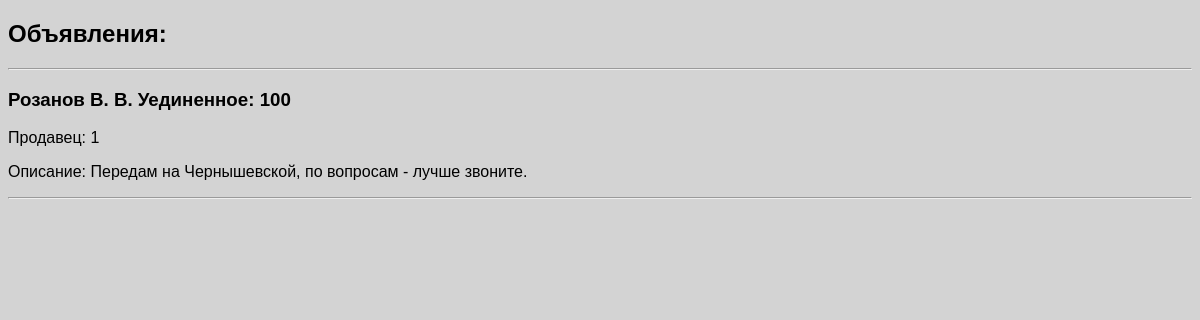
/ads/ad/http/5/, run on the app's committed database.
### ads/models.py (models this page shows, shortened)
class Ad(models.Model):
    name = models.CharField(max_length=100, verbose_name="Объявление")
    author = models.CharField(max_length=100, verbose_name="Автор")
    price = models.IntegerField(verbose_name="Цена")
    description = models.CharField(max_length=1000, verbose_name="Описание", null=True, blank=True)
    address = models.CharField(max_length=120, verbose_name="Адрес")
    is_published = models.BooleanField(default=False, verbose_name="Опубликован или нет")
    category = models.ForeignKey('Cat', on_delete=models.PROTECT, verbose_name="Категория")
    class Meta:
        verbose_name_plural = "Объявления"
        verbose_name = "Объявление"

### ads/views.py (the view)
# urls.py: path("ad/http/<int:pk>/", views.AdHTTPDetailView.as_view(), name="ad_http_detail"),
class AdHTTPDetailView(DetailView):
    model = Ad

### ads/templates/ads/ad_detail.html (shortened to what this page needs)
{% load static %}
<!DOCTYPE html>
<html lang="en">
<head>
    <link rel="stylesheet" href="{% static 'style.css' %}">
</head>
<body>
    <h2>Объявления:</h2><hr>
    <div>
        <h3>{{ ad.name }}: {{ ad.price }}</h3>
        <p>Продавец: {{ ad.author }}</p>
        <p>Описание: {{ ad.description }}</p><hr>
    </div>
</body>
</html>

### ads/static/style.css (style rules this page uses)
body { font-family: sans-serif; background-color: lightgrey; }

### data on the page
Ad: name "Розанов В. В. Уединенное", price "100", author "1", description "Передам на Чернышевской, по вопросам - лучше звоните."
